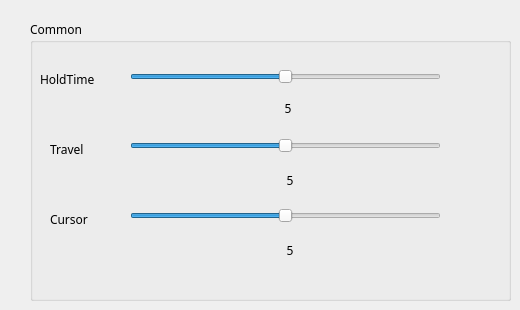
    <widget class="QWidget" name="tab">
     <attribute name="title">
      <string>Common</string>
     </attribute>
     <widget class="QGroupBox" name="groupBox_2">
      <property name="geometry">
       <rect>
        <x>30</x>
        <y>20</y>
        <width>481</width>
        <height>281</height>
       </rect>
      </property>
      <property name="font">
       <font>
        <family>微軟正黑體,Arial</family>
       </font>
      </property>
      <property name="title">
       <string>Common</string>
      </property>
      <widget class="QLabel" name="label_7">
       <property name="geometry">
        <rect>
         <x>20</x>
         <y>120</y>
         <width>60</width>
         <height>19</height>
        </rect>
       </property>
       <property name="font">
        <font>
         <family>微軟正黑體,Arial</family>
        </font>
       </property>
       <property name="text">
        <string>Travel</string>
       </property>
      </widget>
      <widget class="QSlider" name="horizontalSlider_travel">
       <property name="geometry">
        <rect>
         <x>100</x>
         <y>110</y>
         <width>311</width>
         <height>31</height>
        </rect>
       </property>
       <property name="minimum">
        <number>0</number>
       </property>
       <property name="maximum">
        <number>10</number>
       </property>
       <property name="value">
        <number>5</number>
       </property>
       <property name="sliderPosition">
        <number>5</number>
       </property>
       <property name="orientation">
        <enum>Qt::Horizontal</enum>
       </property>
      </widget>
      <widget class="QLabel" name="label_commonHoldtime">
       <property name="geometry">
        <rect>
         <x>250</x>
         <y>80</y>
         <width>16</width>
         <height>16</height>
        </rect>
       </property>
       <property name="text">
        <string>5</string>
       </property>
       <property name="alignment">
        <set>Qt::AlignCenter</set>
       </property>
      </widget>
      <widget class="QLabel" name="label_travel">
       <property name="geometry">
        <rect>
         <x>250</x>
         <y>150</y>
         <width>20</width>
         <height>20</height>
        </rect>
       </property>
       <property name="text">
        <string>5</string>
       </property>
       <property name="alignment">
        <set>Qt::AlignCenter</set>
       </property>
      </widget>
      <widget class="QSlider" name="horizontalSlider_commonHoldtime">
       <property name="geometry">
        <rect>
         <x>100</x>
         <y>41</y>
         <width>311</width>
         <height>31</height>
        </rect>
       </property>
       <property name="minimum">
        <number>0</number>
       </property>
       <property name="maximum">
        <number>10</number>
       </property>
       <property name="value">
        <number>5</number>
       </property>
       <property name="sliderPosition">
        <number>5</number>
       </property>
       <property name="orientation">
        <enum>Qt::Horizontal</enum>
       </property>
      </widget>
      <widget class="QLabel" name="label_6">
       <property name="geometry">
        <rect>
         <x>10</x>
         <y>50</y>
         <width>69</width>
         <height>19</height>
        </rect>
       </property>
       <property name="font">
        <font>
         <family>微軟正黑體,Arial</family>
        </font>
       </property>
       <property name="text">
        <string>HoldTime</string>
       </property>
      </widget>
      <widget class="QSlider" name="horizontalSlider_cursorsens">
       <property name="geometry">
        <rect>
         <x>100</x>
         <y>180</y>
         <width>311</width>
         <height>31</height>
        </rect>
       </property>
       <property name="minimum">
        <number>0</number>
       </property>
       <property name="maximum">
        <number>10</number>
       </property>
       <property name="value">
        <number>5</number>
       </property>
       <property name="sliderPosition">
        <number>5</number>
       </property>
       <property name="orientation">
        <enum>Qt::Horizontal</enum>
       </property>
      </widget>
      <widget class="QLabel" name="label_8">
       <property name="geometry">
        <rect>
         <x>20</x>
         <y>190</y>
         <width>60</width>
         <height>19</height>
        </rect>
       </property>
       <property name="font">
        <font>
         <family>微軟正黑體,Arial</family>
        </font>
       </property>
       <property name="text">
        <string>Cursor</string>
       </property>
      </widget>
      <widget class="QLabel" name="label_cursorsens">
       <property name="geometry">
        <rect>
         <x>250</x>
         <y>220</y>
         <width>20</width>
         <height>20</height>
        </rect>
       </property>
       <property name="text">
        <string>5</string>
       </property>
       <property name="alignment">
        <set>Qt::AlignCenter</set>
       </property>
      </widget>
     </widget>
    </widget>
